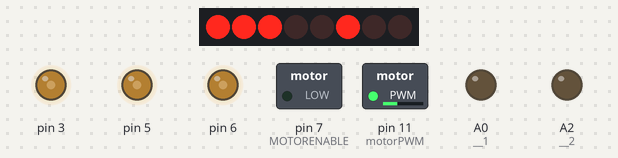
This sketch was run on a simulated Arduino Uno, built with avr-gcc and run on an emulated ATmega328P. Parts: 8 shift-register outputs drawn as a row of LEDs (first output left, lit = HIGH), switched loads named in the sketch (green lamp = pin HIGH), output pins drawn as LEDs (lit = HIGH). Wiring (inferred from the names in the program): shift register (74HC595): data pin 8; shift clock pin 4; latch pin 12. Wiring (inferred from the signals the program sends): row of LEDs: on Q0, Q1, Q2, Q3, Q4, Q5, Q6, Q7. Pins used as bus, display or sensor lines are not drawn; what the sketch prints to the serial monitor is not drawn.

Above: at 0.05 s.
At 1.85 s:
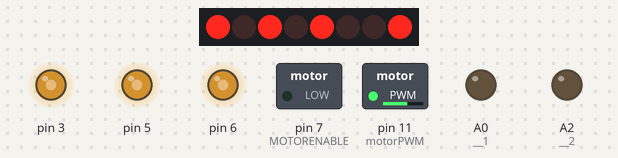
At 3.7 s:
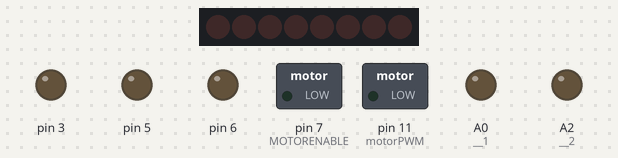
Timing chart, 0 to 8.6 s (numbered marks = the images above):
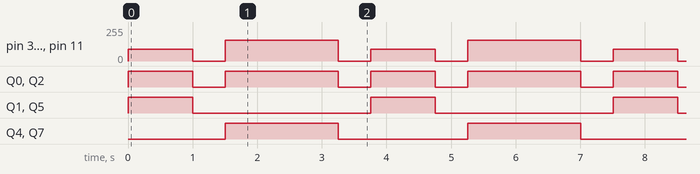

The sketch:

sumo_bot_code.ino
```cpp
/*
 *  _______________
 * | SUMOBOT V. 1 |
 * | (c) 2018     |
 * ----------------
 * In compliance for COEN 3378
 * Electronic Circuits Analyis and Design
 *
 */
#include <Servo.h>
#include "motor.h"

// FOR THE IR SENSORS
int __1 = A0;
int __2 = A2;

int ret_v__1;
int ret_v__2;
void setup()
{
  Serial.begin(9600);
  Serial.println("Sumubot V. 1");


  pinMode(__1, OUTPUT);
  pinMode(__2, OUTPUT);
}
void loop()
{
  motor(1, FORWARD, 90);
  motor(2, FORWARD, 90);
  motor(3, FORWARD, 90);
  motor(4, FORWARD, 90);
  delay(1000);
  motor(1, RELEASE, 0);
  motor(2, RELEASE, 0);
  motor(3, RELEASE, 0);
  motor(4, RELEASE, 0);
  delay(500);
  motor(1, FORWARD, 155);
  motor(2, BACKWARD, 155);
  motor(3, BACKWARD, 155);
  motor(4, FORWARD, 155);
  delay(1750);
  motor(1, RELEASE, 0);
  motor(2, RELEASE, 0);
  motor(3, RELEASE, 0);
  motor(4, RELEASE, 0);
  delay(500);

}
```

motor.h
```cpp
#include <Servo.h>
// Arduino pins for the shift register
#define MOTORLATCH 12
#define MOTORCLK 4
#define MOTORENABLE 7
#define MOTORDATA 8
// 8-bit bus after the 74HC595 shift register
// (not Arduino pins)
// These are used to set the direction of the bridge driver.
#define MOTOR1_A 2
#define MOTOR1_B 3
#define MOTOR2_A 1
#define MOTOR2_B 4
#define MOTOR3_A 5
#define MOTOR3_B 7
#define MOTOR4_A 0
#define MOTOR4_B 6
// Arduino pins for the PWM signals.
#define MOTOR1_PWM 11
#define MOTOR2_PWM 3
#define MOTOR3_PWM 6
#define MOTOR4_PWM 5
#define SERVO1_PWM 10
#define SERVO2_PWM 9
// Codes for the motor function.
#define FORWARD 1
#define BACKWARD 2
#define BRAKE 3
#define RELEASE 4
// Declare classes for Servo connectors of the MotorShield.
Servo servo_1;
Servo servo_2;
void shiftWrite(int output, int high_low)
{
  static int latch_copy;
  static int shift_register_initialized = false;

  // Do the initialization on the fly,
  // at the first time it is used.
  if (!shift_register_initialized)
  {
    // Set pins for shift register to output
    pinMode(MOTORLATCH, OUTPUT);
    pinMode(MOTORENABLE, OUTPUT);
    pinMode(MOTORDATA, OUTPUT);
    pinMode(MOTORCLK, OUTPUT);

    // Set pins for shift register to default value (low);
    digitalWrite(MOTORDATA, LOW);
    digitalWrite(MOTORLATCH, LOW);
    digitalWrite(MOTORCLK, LOW);
    // Enable the shift register, set Enable pin Low.
    digitalWrite(MOTORENABLE, LOW);

    // start with all outputs (of the shift register) low
    latch_copy = 0;

    shift_register_initialized = true;
  }

  // The defines HIGH and LOW are 1 and 0.
  // So this is valid.
  bitWrite(latch_copy, output, high_low);

  // Use the default Arduino 'shiftOut()' function to
  // shift the bits with the MOTORCLK as clock pulse.
  // The 74HC595 shiftregister wants the MSB first.
  // After that, generate a latch pulse with MOTORLATCH.
  shiftOut(MOTORDATA, MOTORCLK, MSBFIRST, latch_copy);
  delayMicroseconds(5);    // For safety, not really needed.
  digitalWrite(MOTORLATCH, HIGH);
  delayMicroseconds(5);    // For safety, not really needed.
  digitalWrite(MOTORLATCH, LOW);
}
void motor_output (int output, int high_low, int speed)
{
  int motorPWM;

  switch (output)
  {
  case MOTOR1_A:
  case MOTOR1_B:
    motorPWM = MOTOR1_PWM;
    break;
  case MOTOR2_A:
  case MOTOR2_B:
    motorPWM = MOTOR2_PWM;
    break;
  case MOTOR3_A:
  case MOTOR3_B:
    motorPWM = MOTOR3_PWM;
    break;
  case MOTOR4_A:
  case MOTOR4_B:
    motorPWM = MOTOR4_PWM;
    break;
  default:
    // Use speed as error flag, -3333 = invalid output.
    speed = -3333;
    break;
  }

  if (speed != -3333)
  {
    // Set the direction with the shift register
    // on the MotorShield, even if the speed = -1.
    // In that case the direction will be set, but
    // not the PWM.
    shiftWrite(output, high_low);

    // set PWM only if it is valid
    if (speed >= 0 && speed <= 255)
    {
      analogWrite(motorPWM, speed);
    }
  }
}


void motor(int nMotor, int command, int speed)
{
  int motorA, motorB;

  if (nMotor >= 1 && nMotor <= 4)
  {
    switch (nMotor)
    {
    case 1:
      motorA   = MOTOR1_A;
      motorB   = MOTOR1_B;
      break;
    case 2:
      motorA   = MOTOR2_A;
      motorB   = MOTOR2_B;
      break;
    case 3:
      motorA   = MOTOR3_A;
      motorB   = MOTOR3_B;
      break;
    case 4:
      motorA   = MOTOR4_A;
      motorB   = MOTOR4_B;
      break;
    default:
      break;
    }
    switch (command)
    {
    case FORWARD:
      motor_output (motorA, HIGH, speed);
      motor_output (motorB, LOW, -1);     // -1: no PWM set
      break;
    case BACKWARD:
      motor_output (motorA, LOW, speed);
      motor_output (motorB, HIGH, -1);    // -1: no PWM set
      break;
    case BRAKE:
      motor_output (motorA, LOW, 255); // 255: fully on.
      motor_output (motorB, LOW, -1);  // -1: no PWM set
      break;
    case RELEASE:
      motor_output (motorA, LOW, 0);  // 0: output floating.
      motor_output (motorB, LOW, -1); // -1: no PWM set
      break;
    default:
      break;
    }
  }
}


// ---------------------------------
// shiftWrite
//
// The parameters are just like digitalWrite().
//
// The output is the pin 0...7 (the pin behind
// the shift register).
// The second parameter is HIGH or LOW.
//
// There is no initialization function.
// Initialization is automatically done at the first
// time it is used.
//
```

Measured:
- by itself, pin 3, pin 5, pin 6, pin 11 (motorPWM): repeats every 3.8 s: 0/255 0.50 s, 155/255 1.8 s, 0/255 0.50 s, 90/255 1.0 s
- by itself, Q0, Q2: repeats every 3.8 s: LOW 0.50 s, HIGH 1.8 s, LOW 0.50 s, HIGH 1.0 s
- by itself, Q1, Q5: alternates HIGH for 1.0 s and LOW for 2.8 s
- by itself, Q4, Q7: alternates HIGH for 1.8 s and LOW for 2.0 s
